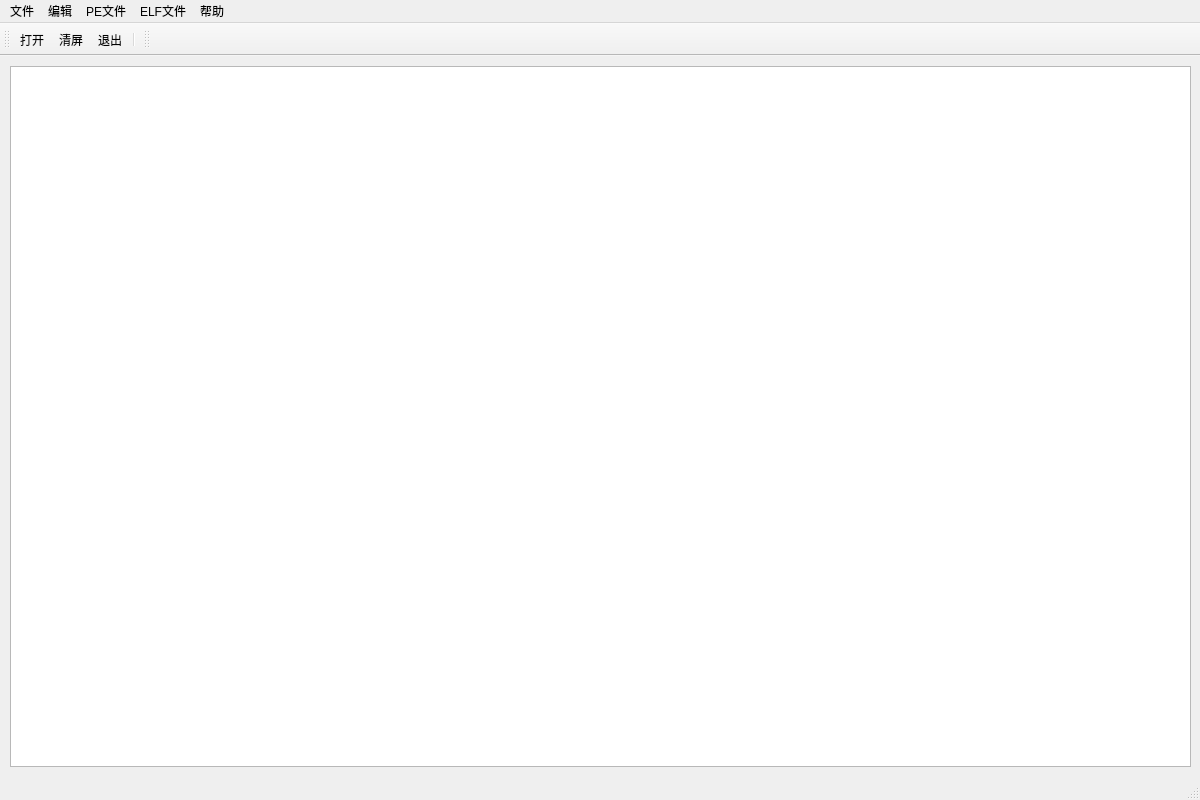
<?xml version="1.0" encoding="UTF-8"?>
<ui version="4.0">
 <class>MainWindow</class>
 <widget class="QMainWindow" name="MainWindow">
  <property name="geometry">
   <rect>
    <x>0</x>
    <y>0</y>
    <width>1200</width>
    <height>800</height>
   </rect>
  </property>
  <property name="windowTitle">
   <string>MainWindow</string>
  </property>
  <widget class="QWidget" name="centralWidget">
   <widget class="QTextEdit" name="textEdit">
    <property name="geometry">
     <rect>
      <x>10</x>
      <y>10</y>
      <width>1181</width>
      <height>701</height>
     </rect>
    </property>
    <property name="lineWrapMode">
     <enum>QTextEdit::NoWrap</enum>
    </property>
   </widget>
   <widget class="QLabel" name="labelStatus">
    <property name="geometry">
     <rect>
      <x>20</x>
      <y>340</y>
      <width>201</width>
      <height>20</height>
     </rect>
    </property>
    <property name="text">
     <string/>
    </property>
   </widget>
  </widget>
  <widget class="QMenuBar" name="menuBar">
   <property name="geometry">
    <rect>
     <x>0</x>
     <y>0</y>
     <width>1200</width>
     <height>23</height>
    </rect>
   </property>
   <widget class="QMenu" name="menu">
    <property name="title">
     <string>文件</string>
    </property>
    <addaction name="actionOpen"/>
    <addaction name="actionExit"/>
    <addaction name="separator"/>
    <addaction name="actionSet"/>
   </widget>
   <widget class="QMenu" name="menu_2">
    <property name="title">
     <string>帮助</string>
    </property>
    <addaction name="actionAbout"/>
   </widget>
   <widget class="QMenu" name="menu_3">
    <property name="title">
     <string>PE文件</string>
    </property>
    <widget class="QMenu" name="menu_PE">
     <property name="title">
      <string>可选PE数据目录</string>
     </property>
     <addaction name="actionResourceTable"/>
     <addaction name="actionExportTable"/>
     <addaction name="actionImportTable"/>
     <addaction name="actionBaseRelocationTable"/>
     <addaction name="actionBoundImportTable"/>
    </widget>
    <addaction name="actionParseDosHeader"/>
    <addaction name="actionParsePeHeader"/>
    <addaction name="actionParseOptionalHeader"/>
    <addaction name="actionParseSection"/>
    <addaction name="separator"/>
    <addaction name="menu_PE"/>
    <addaction name="separator"/>
    <addaction name="actionPeDetailParser"/>
   </widget>
   <widget class="QMenu" name="menuELF">
    <property name="title">
     <string>ELF文件</string>
    </property>
    <addaction name="actionParseElfHeader"/>
    <addaction name="actionParseProgramHeader"/>
    <addaction name="actionParseSectionTable"/>
    <addaction name="actionParseSections"/>
    <addaction name="separator"/>
    <addaction name="actionElfDetailParser"/>
   </widget>
   <widget class="QMenu" name="menu_4">
    <property name="title">
     <string>编辑</string>
    </property>
    <addaction name="actionClearScreen"/>
   </widget>
   <addaction name="menu"/>
   <addaction name="menu_4"/>
   <addaction name="menu_3"/>
   <addaction name="menuELF"/>
   <addaction name="menu_2"/>
  </widget>
  <widget class="QToolBar" name="mainToolBar">
   <attribute name="toolBarArea">
    <enum>TopToolBarArea</enum>
   </attribute>
   <attribute name="toolBarBreak">
    <bool>false</bool>
   </attribute>
   <addaction name="actionOpen"/>
   <addaction name="actionClearScreen"/>
   <addaction name="actionExit"/>
   <addaction name="separator"/>
  </widget>
  <widget class="QStatusBar" name="statusBar"/>
  <widget class="QToolBar" name="toolBar">
   <property name="windowTitle">
    <string>toolBar</string>
   </property>
   <attribute name="toolBarArea">
    <enum>TopToolBarArea</enum>
   </attribute>
   <attribute name="toolBarBreak">
    <bool>false</bool>
   </attribute>
  </widget>
  <action name="actionOpen">
   <property name="text">
    <string>打开</string>
   </property>
  </action>
  <action name="actionAbout">
   <property name="text">
    <string>关于</string>
   </property>
  </action>
  <action name="actionExit">
   <property name="text">
    <string>退出</string>
   </property>
  </action>
  <action name="actionParseDosHeader">
   <property name="text">
    <string>解析Dos头</string>
   </property>
  </action>
  <action name="actionParsePeHeader">
   <property name="text">
    <string>解析PE头</string>
   </property>
  </action>
  <action name="actionParseOptionalHeader">
   <property name="text">
    <string>解析可选PE头</string>
   </property>
  </action>
  <action name="actionSet">
   <property name="text">
    <string>设置</string>
   </property>
  </action>
  <action name="actionClearScreen">
   <property name="text">
    <string>清屏</string>
   </property>
  </action>
  <action name="actionParseSection">
   <property name="text">
    <string>解析区段表</string>
   </property>
  </action>
  <action name="actionPeDetailParser">
   <property name="text">
    <string>PE详细解析</string>
   </property>
  </action>
  <action name="action_2">
   <property name="text">
    <string>可选PE数据目录</string>
   </property>
  </action>
  <action name="actionExportTable">
   <property name="text">
    <string>导出表</string>
   </property>
  </action>
  <action name="actionBaseRelocationTable">
   <property name="text">
    <string>重定位表</string>
   </property>
  </action>
  <action name="actionImportTable">
   <property name="text">
    <string>导入表</string>
   </property>
  </action>
  <action name="actionBoundImportTable">
   <property name="text">
    <string>绑定导入表</string>
   </property>
  </action>
  <action name="actionResourceTable">
   <property name="text">
    <string>资源表</string>
   </property>
  </action>
  <action name="actionParseElfHeader">
   <property name="text">
    <string>解析ELF头</string>
   </property>
  </action>
  <action name="actionParseProgramHeader">
   <property name="text">
    <string>解析程序头</string>
   </property>
  </action>
  <action name="actionParseSectionTable">
   <property name="text">
    <string>解析Section表</string>
   </property>
  </action>
  <action name="actionParseSections">
   <property name="text">
    <string>解析Sections</string>
   </property>
  </action>
  <action name="actionElfDetailParser">
   <property name="text">
    <string>ELF详细解析</string>
   </property>
  </action>
 </widget>
 <layoutdefault spacing="6" margin="11"/>
 <resources/>
 <connections>
  <connection>
   <sender>actionExit</sender>
   <signal>triggered()</signal>
   <receiver>MainWindow</receiver>
   <slot>close()</slot>
   <hints>
    <hint type="sourcelabel">
     <x>-1</x>
     <y>-1</y>
    </hint>
    <hint type="destinationlabel">
     <x>195</x>
     <y>127</y>
    </hint>
   </hints>
  </connection>
 </connections>
</ui>
